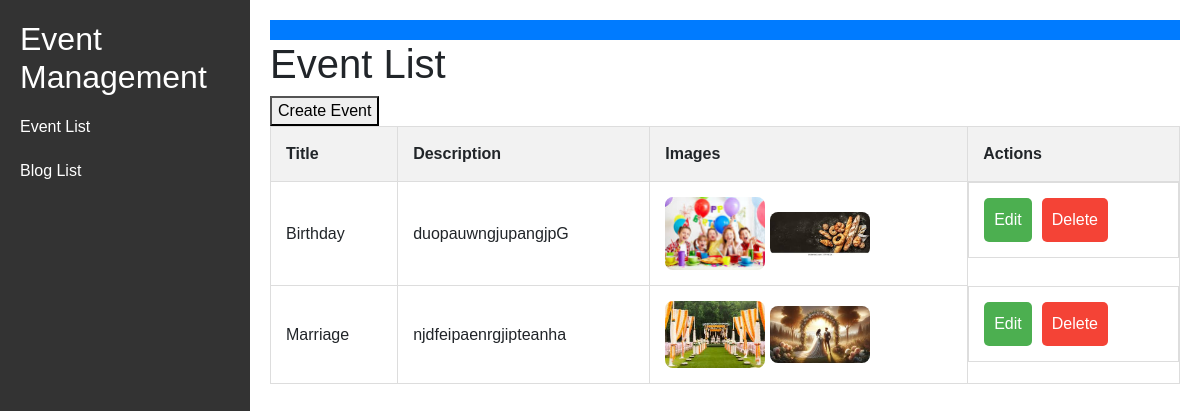
/dashboard, run on the app's committed database.
### myapp/models.py (models this page shows, shortened)
class Event(models.Model):
    title = models.CharField(max_length=200)
    description = models.TextField()

class EventImage(models.Model):
    event = models.ForeignKey(Event, on_delete=models.CASCADE, related_name='images')
    image = models.ImageField(upload_to='events/',blank=True, null=True)

### myapp/views.py (the view)
# urls.py: path('dashboard',dashboard,name='dashboard'),
def dashboard(request):
    events =Event.objects.all()
    blogs=Blog.objects.all()
    context={
        'events':events,
        'blogs':blogs
    }
    return render(request, 'dashboard.html', context)

### templates/dashboard.html (shortened to what this page needs)
<!DOCTYPE html>
<html lang="en">
<head>
    <link href="https://stackpath.bootstrapcdn.com/bootstrap/4.5.2/css/bootstrap.min.css" rel="stylesheet">
</head>
<body>
    <div class="sidebar">
        <h2>Event Management</h2>
        <a href="#" onclick="showSection('event-list')">Event List</a>
        <a href="#" onclick="showSection('blog-list')">Blog List</a>
    </div>
    <div class="content">
        <div class="navbar">
        </div>
        <div id="event-list" class="section active">
            <h1>Event List</h1>
            <button onclick="toggleCreateEventForm()">Create Event</button>
            <table>
                <thead>
                    <tr>
                        <th>Title</th>
                        <th>Description</th>
                        <th>Images</th>
                        <th>Actions</th>
                    </tr>
                </thead>
                <tbody>
                    {% for event in events %}
                    <tr>
                        <td>{{ event.title }}</td>
                        <td>{{ event.description }}</td>
                        <td>
                            {% for image in event.images.all %}
                            <img src="{{ image.image.url }}" alt="Event Image" style="max-width: 100px; border-radius: 8px;">
                            {% endfor %}
                        </td>
                        <td class="action-buttons">
                            <button class="edit-button" onclick="location.href='{% url 'edit_event' event.id %}'">Edit</button>
                            <form method="POST" action="{% url 'delete_event' event.id %}" style="display:inline;" onsubmit="return confirmDelete();">
                                <button class="delete-button" type="submit">Delete</button>
                            </form>
                        </td>
                    </tr>
                    {% endfor %}
                </tbody>
            </table>
        </div>
    </div>
</body>
</html>

### templates/dashboard.html (style rules this page uses)
body { display: flex; margin: 0; font-family: Arial, sans-serif; }
.sidebar { width: 250px; background-color: #333; color: #fff; height: 100vh; padding: 20px; box-sizing: border-box; }
.sidebar a { color: #fff; text-decoration: none; display: block; padding: 10px 0; transition: background 0.3s; }
.content { flex: 1; padding: 20px; }
.navbar { display: flex; justify-content: space-between; align-items: center; padding: 10px; background-color: #007bff; color: #fff; }
table { width: 100%; border-collapse: collapse; }
table, th, td { border: 1px solid #ddd; }
th, td { padding: 15px; text-align: left; }
th { background-color: #f2f2f2; }
.action-buttons { display: flex; gap: 10px; }
.action-buttons button { padding: 10px; border: none; cursor: pointer; border-radius: 5px; }
.edit-button { background-color: #4CAF50; color: white; }
.delete-button { background-color: #f44336; color: white; }
.section { display: none; }
.section.active { display: block; }

### data on the page
Event: title "Birthday", description "duopauwngjupangjpG"
EventImage: image (picture)
EventImage: image (picture)
Event: title "Marriage", description "njdfeipaenrgjipteanha"
EventImage: image (picture)
EventImage: image (picture)
